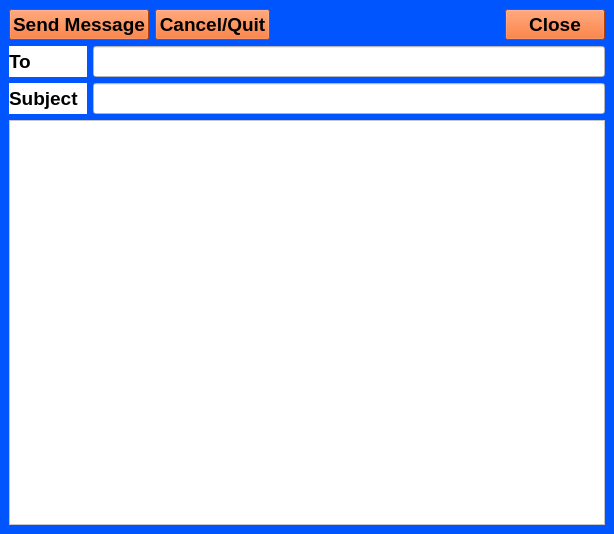
<?xml version="1.0" encoding="UTF-8"?>
<ui version="4.0">
 <class>MainWindow</class>
 <widget class="QMainWindow" name="MainWindow">
  <property name="geometry">
   <rect>
    <x>0</x>
    <y>0</y>
    <width>614</width>
    <height>534</height>
   </rect>
  </property>
  <property name="sizePolicy">
   <sizepolicy hsizetype="Preferred" vsizetype="Preferred">
    <horstretch>1</horstretch>
    <verstretch>1</verstretch>
   </sizepolicy>
  </property>
  <property name="minimumSize">
   <size>
    <width>600</width>
    <height>400</height>
   </size>
  </property>
  <property name="font">
   <font>
    <family>Arial</family>
    <pointsize>28</pointsize>
   </font>
  </property>
  <property name="windowTitle">
   <string>Message - Editing</string>
  </property>
  <property name="styleSheet">
   <string notr="true">background-color: rgb(0, 85, 255);</string>
  </property>
  <widget class="QWidget" name="centralwidget">
   <property name="enabled">
    <bool>true</bool>
   </property>
   <layout class="QVBoxLayout" name="verticalLayout">
    <item>
     <layout class="QHBoxLayout" name="horizontalLayout_2">
      <item>
       <widget class="QPushButton" name="btn_send">
        <property name="sizePolicy">
         <sizepolicy hsizetype="Fixed" vsizetype="Fixed">
          <horstretch>0</horstretch>
          <verstretch>0</verstretch>
         </sizepolicy>
        </property>
        <property name="minimumSize">
         <size>
          <width>100</width>
          <height>30</height>
         </size>
        </property>
        <property name="font">
         <font>
          <family>Arial</family>
          <pointsize>14</pointsize>
          <weight>75</weight>
          <bold>true</bold>
         </font>
        </property>
        <property name="styleSheet">
         <string notr="true">background-color: rgb(255, 85, 0);</string>
        </property>
        <property name="text">
         <string>Send Message</string>
        </property>
       </widget>
      </item>
      <item>
       <widget class="QPushButton" name="btn_quit">
        <property name="sizePolicy">
         <sizepolicy hsizetype="Fixed" vsizetype="Fixed">
          <horstretch>0</horstretch>
          <verstretch>0</verstretch>
         </sizepolicy>
        </property>
        <property name="minimumSize">
         <size>
          <width>100</width>
          <height>30</height>
         </size>
        </property>
        <property name="font">
         <font>
          <family>Arial</family>
          <pointsize>14</pointsize>
          <weight>75</weight>
          <bold>true</bold>
         </font>
        </property>
        <property name="styleSheet">
         <string notr="true">background-color: rgb(255, 85, 0);</string>
        </property>
        <property name="text">
         <string>Cancel/Quit</string>
        </property>
       </widget>
      </item>
      <item>
       <spacer name="horizontalSpacer">
        <property name="orientation">
         <enum>Qt::Horizontal</enum>
        </property>
        <property name="sizeHint" stdset="0">
         <size>
          <width>40</width>
          <height>20</height>
         </size>
        </property>
       </spacer>
      </item>
      <item>
       <widget class="QPushButton" name="btn_close">
        <property name="sizePolicy">
         <sizepolicy hsizetype="Fixed" vsizetype="Fixed">
          <horstretch>0</horstretch>
          <verstretch>0</verstretch>
         </sizepolicy>
        </property>
        <property name="minimumSize">
         <size>
          <width>100</width>
          <height>30</height>
         </size>
        </property>
        <property name="font">
         <font>
          <family>Arial</family>
          <pointsize>14</pointsize>
          <weight>75</weight>
          <bold>true</bold>
         </font>
        </property>
        <property name="styleSheet">
         <string notr="true">background-color: rgb(255, 85, 0);</string>
        </property>
        <property name="text">
         <string>Close</string>
        </property>
       </widget>
      </item>
     </layout>
    </item>
    <item>
     <layout class="QHBoxLayout" name="horizontalLayout">
      <item>
       <widget class="QLabel" name="toLabel">
        <property name="minimumSize">
         <size>
          <width>78</width>
          <height>0</height>
         </size>
        </property>
        <property name="font">
         <font>
          <family>Arial</family>
          <pointsize>14</pointsize>
          <weight>75</weight>
          <bold>true</bold>
         </font>
        </property>
        <property name="styleSheet">
         <string notr="true">background-color: rgb(255, 255, 255);</string>
        </property>
        <property name="text">
         <string>To</string>
        </property>
        <property name="buddy">
         <cstring>to</cstring>
        </property>
       </widget>
      </item>
      <item>
       <widget class="QLineEdit" name="to">
        <property name="palette">
         <palette>
          <active>
           <colorrole role="Button">
            <brush brushstyle="SolidPattern">
             <color alpha="255">
              <red>255</red>
              <green>255</green>
              <blue>255</blue>
             </color>
            </brush>
           </colorrole>
           <colorrole role="Base">
            <brush brushstyle="SolidPattern">
             <color alpha="255">
              <red>255</red>
              <green>255</green>
              <blue>255</blue>
             </color>
            </brush>
           </colorrole>
           <colorrole role="Window">
            <brush brushstyle="SolidPattern">
             <color alpha="255">
              <red>255</red>
              <green>255</green>
              <blue>255</blue>
             </color>
            </brush>
           </colorrole>
          </active>
          <inactive>
           <colorrole role="Button">
            <brush brushstyle="SolidPattern">
             <color alpha="255">
              <red>255</red>
              <green>255</green>
              <blue>255</blue>
             </color>
            </brush>
           </colorrole>
           <colorrole role="Base">
            <brush brushstyle="SolidPattern">
             <color alpha="255">
              <red>255</red>
              <green>255</green>
              <blue>255</blue>
             </color>
            </brush>
           </colorrole>
           <colorrole role="Window">
            <brush brushstyle="SolidPattern">
             <color alpha="255">
              <red>255</red>
              <green>255</green>
              <blue>255</blue>
             </color>
            </brush>
           </colorrole>
          </inactive>
          <disabled>
           <colorrole role="Button">
            <brush brushstyle="SolidPattern">
             <color alpha="255">
              <red>255</red>
              <green>255</green>
              <blue>255</blue>
             </color>
            </brush>
           </colorrole>
           <colorrole role="Base">
            <brush brushstyle="SolidPattern">
             <color alpha="255">
              <red>255</red>
              <green>255</green>
              <blue>255</blue>
             </color>
            </brush>
           </colorrole>
           <colorrole role="Window">
            <brush brushstyle="SolidPattern">
             <color alpha="255">
              <red>255</red>
              <green>255</green>
              <blue>255</blue>
             </color>
            </brush>
           </colorrole>
          </disabled>
         </palette>
        </property>
        <property name="font">
         <font>
          <family>Arial</family>
          <pointsize>14</pointsize>
          <weight>75</weight>
          <bold>true</bold>
         </font>
        </property>
        <property name="styleSheet">
         <string notr="true">background-color: rgb(255, 255, 255);</string>
        </property>
       </widget>
      </item>
     </layout>
    </item>
    <item>
     <layout class="QHBoxLayout" name="horizontalLayout_3">
      <item>
       <widget class="QLabel" name="subjectLabel">
        <property name="minimumSize">
         <size>
          <width>78</width>
          <height>0</height>
         </size>
        </property>
        <property name="font">
         <font>
          <family>Arial</family>
          <pointsize>14</pointsize>
          <weight>75</weight>
          <bold>true</bold>
         </font>
        </property>
        <property name="styleSheet">
         <string notr="true">background-color: rgb(255, 255, 255);</string>
        </property>
        <property name="text">
         <string>Subject</string>
        </property>
        <property name="buddy">
         <cstring>to</cstring>
        </property>
       </widget>
      </item>
      <item>
       <widget class="QLineEdit" name="subject">
        <property name="palette">
         <palette>
          <active>
           <colorrole role="Button">
            <brush brushstyle="SolidPattern">
             <color alpha="255">
              <red>255</red>
              <green>255</green>
              <blue>255</blue>
             </color>
            </brush>
           </colorrole>
           <colorrole role="Base">
            <brush brushstyle="SolidPattern">
             <color alpha="255">
              <red>255</red>
              <green>255</green>
              <blue>255</blue>
             </color>
            </brush>
           </colorrole>
           <colorrole role="Window">
            <brush brushstyle="SolidPattern">
             <color alpha="255">
              <red>255</red>
              <green>255</green>
              <blue>255</blue>
             </color>
            </brush>
           </colorrole>
          </active>
          <inactive>
           <colorrole role="Button">
            <brush brushstyle="SolidPattern">
             <color alpha="255">
              <red>255</red>
              <green>255</green>
              <blue>255</blue>
             </color>
            </brush>
           </colorrole>
           <colorrole role="Base">
            <brush brushstyle="SolidPattern">
             <color alpha="255">
              <red>255</red>
              <green>255</green>
              <blue>255</blue>
             </color>
            </brush>
           </colorrole>
           <colorrole role="Window">
            <brush brushstyle="SolidPattern">
             <color alpha="255">
              <red>255</red>
              <green>255</green>
              <blue>255</blue>
             </color>
            </brush>
           </colorrole>
          </inactive>
          <disabled>
           <colorrole role="Button">
            <brush brushstyle="SolidPattern">
             <color alpha="255">
              <red>255</red>
              <green>255</green>
              <blue>255</blue>
             </color>
            </brush>
           </colorrole>
           <colorrole role="Base">
            <brush brushstyle="SolidPattern">
             <color alpha="255">
              <red>255</red>
              <green>255</green>
              <blue>255</blue>
             </color>
            </brush>
           </colorrole>
           <colorrole role="Window">
            <brush brushstyle="SolidPattern">
             <color alpha="255">
              <red>255</red>
              <green>255</green>
              <blue>255</blue>
             </color>
            </brush>
           </colorrole>
          </disabled>
         </palette>
        </property>
        <property name="font">
         <font>
          <family>Arial</family>
          <pointsize>14</pointsize>
          <weight>75</weight>
          <bold>true</bold>
         </font>
        </property>
        <property name="styleSheet">
         <string notr="true">background-color: rgb(255, 255, 255);</string>
        </property>
       </widget>
      </item>
     </layout>
    </item>
    <item>
     <widget class="QTextEdit" name="body">
      <property name="palette">
       <palette>
        <active>
         <colorrole role="Button">
          <brush brushstyle="SolidPattern">
           <color alpha="255">
            <red>255</red>
            <green>255</green>
            <blue>255</blue>
           </color>
          </brush>
         </colorrole>
         <colorrole role="Base">
          <brush brushstyle="SolidPattern">
           <color alpha="255">
            <red>255</red>
            <green>255</green>
            <blue>255</blue>
           </color>
          </brush>
         </colorrole>
         <colorrole role="Window">
          <brush brushstyle="SolidPattern">
           <color alpha="255">
            <red>255</red>
            <green>255</green>
            <blue>255</blue>
           </color>
          </brush>
         </colorrole>
        </active>
        <inactive>
         <colorrole role="Button">
          <brush brushstyle="SolidPattern">
           <color alpha="255">
            <red>255</red>
            <green>255</green>
            <blue>255</blue>
           </color>
          </brush>
         </colorrole>
         <colorrole role="Base">
          <brush brushstyle="SolidPattern">
           <color alpha="255">
            <red>255</red>
            <green>255</green>
            <blue>255</blue>
           </color>
          </brush>
         </colorrole>
         <colorrole role="Window">
          <brush brushstyle="SolidPattern">
           <color alpha="255">
            <red>255</red>
            <green>255</green>
            <blue>255</blue>
           </color>
          </brush>
         </colorrole>
        </inactive>
        <disabled>
         <colorrole role="Button">
          <brush brushstyle="SolidPattern">
           <color alpha="255">
            <red>255</red>
            <green>255</green>
            <blue>255</blue>
           </color>
          </brush>
         </colorrole>
         <colorrole role="Base">
          <brush brushstyle="SolidPattern">
           <color alpha="255">
            <red>255</red>
            <green>255</green>
            <blue>255</blue>
           </color>
          </brush>
         </colorrole>
         <colorrole role="Window">
          <brush brushstyle="SolidPattern">
           <color alpha="255">
            <red>255</red>
            <green>255</green>
            <blue>255</blue>
           </color>
          </brush>
         </colorrole>
        </disabled>
       </palette>
      </property>
      <property name="font">
       <font>
        <family>Arial</family>
        <pointsize>28</pointsize>
       </font>
      </property>
      <property name="styleSheet">
       <string notr="true">background-color: rgb(255, 255, 255);</string>
      </property>
      <property name="tabChangesFocus">
       <bool>true</bool>
      </property>
      <property name="undoRedoEnabled">
       <bool>false</bool>
      </property>
      <property name="tabStopWidth">
       <number>0</number>
      </property>
      <property name="acceptRichText">
       <bool>false</bool>
      </property>
     </widget>
    </item>
   </layout>
  </widget>
 </widget>
 <resources/>
 <connections/>
</ui>
